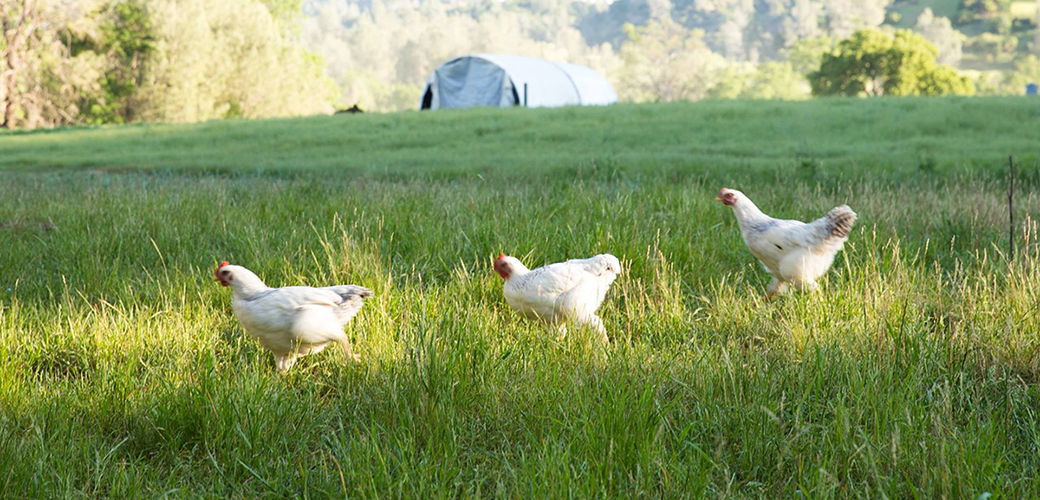
#> input picture bird5.jpg, 1040 x 500 px, given in place of the camera
$ python find_draw_contours.py   (older library calls are emulated)
#> lines starting #> are read from the running program, lines starting #| are printed output that depends on the picture; after the words box and inside, x2 and y2 are one past the last pixel; in counts of white or black regions, pixels touching at a corner belong together
# -*- coding: utf-8 -*-
"""
Created on Thu Aug  1 12:37:44 2019

@author: DEBAL
"""

import cv2
import numpy as np
cap = cv2.VideoCapture(0)

while True:
	_, frame = cap.read()
#> frame is the input picture: shape (500, 1040, 3); mean B, G, R 92.3, 146.3, 129
	blurred_frame = cv2.GaussianBlur(frame, (5, 5), 0)
	hsv = cv2.cvtColor(blurred_frame, cv2.COLOR_BGR2HSV)
#> hsv: shape (500, 1040, 3); mean H, S, V 42.4, 109.7, 148.3

	lower_blue = np.array([38, 86, 0])
	upper_blue = np.array([121, 255, 255])
	mask = cv2.inRange(hsv, lower_blue, upper_blue)
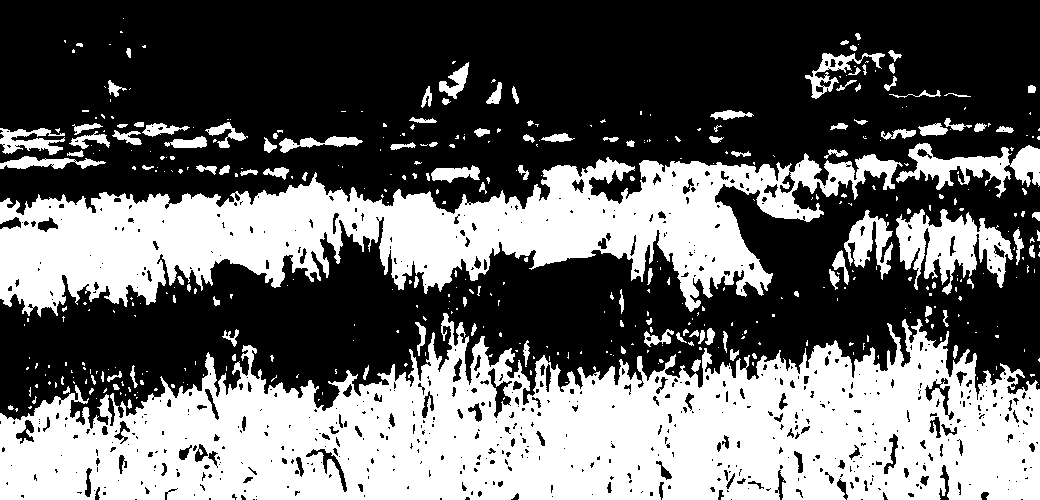
#> mask: shape (500, 1040); 40.4% white; 447 white regions (325 under 20 px)

	#_, contours, _ = cv2.findContours(mask, cv2.RETR_TREE, cv2.CHAIN_APPROX_NONE)
	contours, _ = cv2.findContours(mask, cv2.RETR_TREE, cv2.CHAIN_APPROX_NONE)
#> contours = 1188 contours, 868 with area under 20; largest, box (x1, y1, x2, y2) and area: (0, 313, 1040, 500) 126412, (0, 153, 903, 317) 64806, (896, 209, 1013, 295) 4696, (896, 143, 1040, 198) 2863, (844, 210, 893, 280) 1398

	for contour in contours:
		area = cv2.contourArea(contour)
		if area > 10:
			cv2.drawContours(frame, contour, -1, (0, 255, 0), 3)
#> this loop made 1188 passes
#> area on passes 5, 23, 46: 20.5, 20.5, 36.5
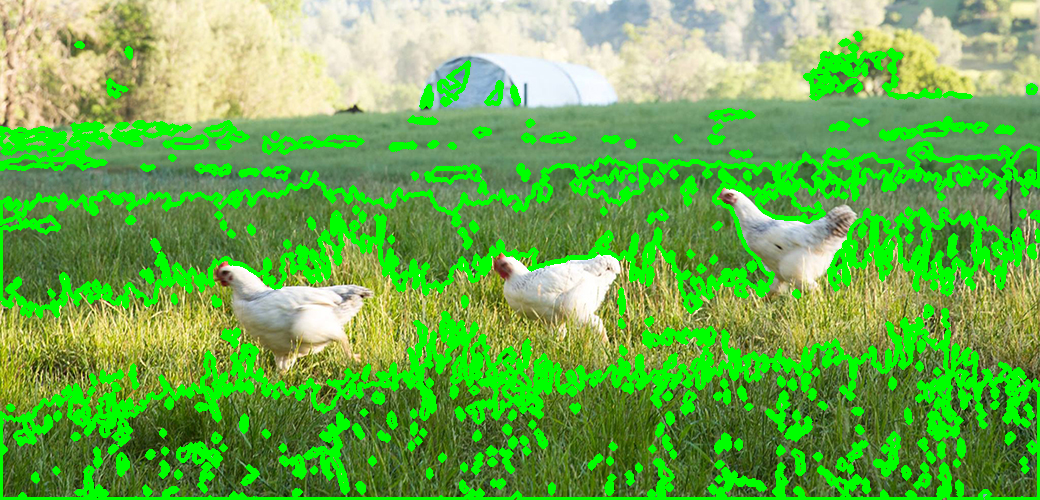
#> frame: shape (500, 1040, 3); mean B, G, R 78.6, 174.6, 108.3

	cv2.imshow("Frame", frame)
	cv2.imshow("Mask", mask)
	key = cv2.waitKey(1)
#> (key Esc is pressed here)
	if key == 27:
		break

cap.release()
cv2.destroyAllWindows()
